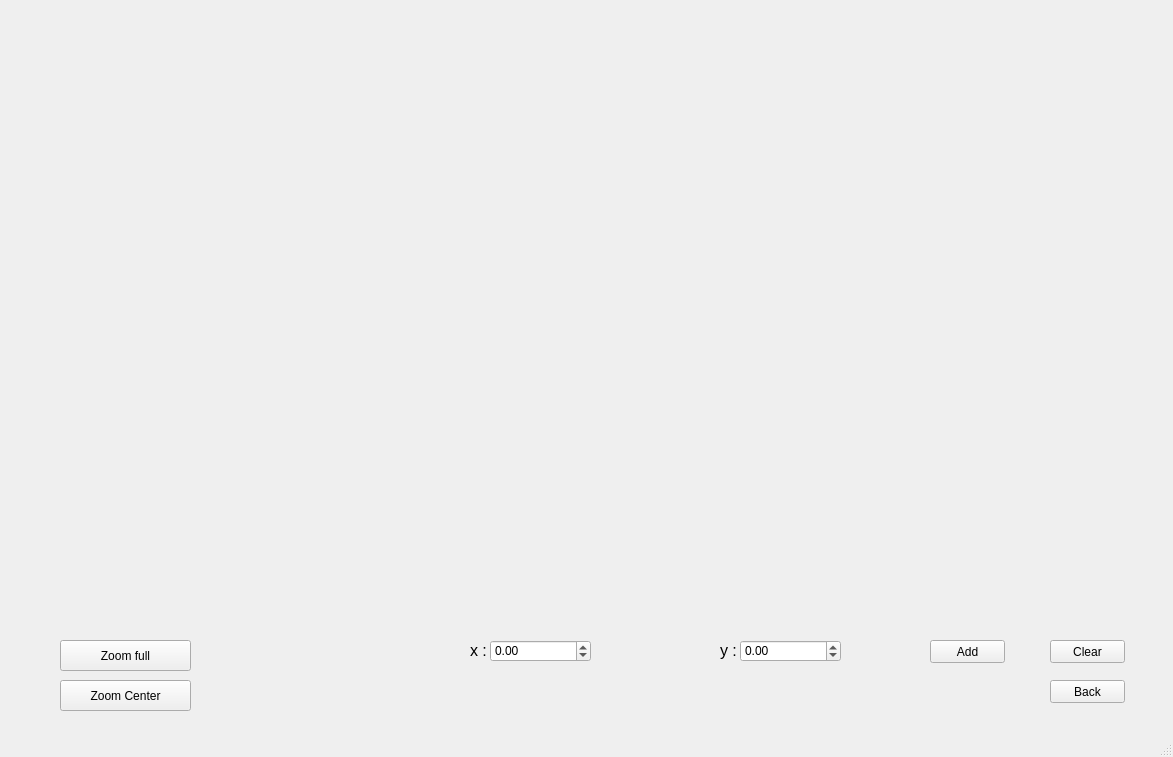
<?xml version="1.0" encoding="UTF-8"?>
<ui version="4.0">
 <class>MainWindow</class>
 <widget class="QMainWindow" name="MainWindow">
  <property name="geometry">
   <rect>
    <x>0</x>
    <y>0</y>
    <width>1173</width>
    <height>757</height>
   </rect>
  </property>
  <property name="windowTitle">
   <string>MainWindow</string>
  </property>
  <widget class="QWidget" name="centralwidget">
   <widget class="QCustomPlot" name="plot" native="true">
    <property name="geometry">
     <rect>
      <x>10</x>
      <y>10</y>
      <width>1151</width>
      <height>611</height>
     </rect>
    </property>
   </widget>
   <widget class="QDoubleSpinBox" name="bx_x">
    <property name="geometry">
     <rect>
      <x>490</x>
      <y>640</y>
      <width>101</width>
      <height>22</height>
     </rect>
    </property>
    <property name="minimum">
     <double>-9999.000000000000000</double>
    </property>
    <property name="maximum">
     <double>9999.000000000000000</double>
    </property>
   </widget>
   <widget class="QDoubleSpinBox" name="bx_y">
    <property name="geometry">
     <rect>
      <x>740</x>
      <y>640</y>
      <width>101</width>
      <height>22</height>
     </rect>
    </property>
    <property name="minimum">
     <double>-9999.000000000000000</double>
    </property>
    <property name="maximum">
     <double>9999.000000000000000</double>
    </property>
   </widget>
   <widget class="QLabel" name="lbl_x">
    <property name="geometry">
     <rect>
      <x>470</x>
      <y>640</y>
      <width>20</width>
      <height>21</height>
     </rect>
    </property>
    <property name="font">
     <font>
      <pointsize>12</pointsize>
     </font>
    </property>
    <property name="text">
     <string>x :</string>
    </property>
   </widget>
   <widget class="QLabel" name="llbl_y">
    <property name="geometry">
     <rect>
      <x>720</x>
      <y>640</y>
      <width>21</width>
      <height>21</height>
     </rect>
    </property>
    <property name="font">
     <font>
      <pointsize>12</pointsize>
     </font>
    </property>
    <property name="text">
     <string>y :</string>
    </property>
   </widget>
   <widget class="QPushButton" name="btn_add">
    <property name="geometry">
     <rect>
      <x>930</x>
      <y>640</y>
      <width>75</width>
      <height>23</height>
     </rect>
    </property>
    <property name="text">
     <string>Add</string>
    </property>
   </widget>
   <widget class="QPushButton" name="btn_clear">
    <property name="geometry">
     <rect>
      <x>1050</x>
      <y>640</y>
      <width>75</width>
      <height>23</height>
     </rect>
    </property>
    <property name="text">
     <string>Clear</string>
    </property>
   </widget>
   <widget class="QPushButton" name="btn_zoomFull">
    <property name="geometry">
     <rect>
      <x>60</x>
      <y>640</y>
      <width>131</width>
      <height>31</height>
     </rect>
    </property>
    <property name="text">
     <string>Zoom full</string>
    </property>
   </widget>
   <widget class="QPushButton" name="btn_back">
    <property name="geometry">
     <rect>
      <x>1050</x>
      <y>680</y>
      <width>75</width>
      <height>23</height>
     </rect>
    </property>
    <property name="text">
     <string>Back</string>
    </property>
   </widget>
   <widget class="QPushButton" name="btn_zoomCenter">
    <property name="geometry">
     <rect>
      <x>60</x>
      <y>680</y>
      <width>131</width>
      <height>31</height>
     </rect>
    </property>
    <property name="text">
     <string>Zoom Center</string>
    </property>
   </widget>
  </widget>
  <widget class="QMenuBar" name="menubar">
   <property name="geometry">
    <rect>
     <x>0</x>
     <y>0</y>
     <width>1173</width>
     <height>21</height>
    </rect>
   </property>
  </widget>
  <widget class="QStatusBar" name="statusbar"/>
 </widget>
 <customwidgets>
  <customwidget>
   <class>QCustomPlot</class>
   <extends>QWidget</extends>
   <header>qcustomplot.h</header>
   <container>1</container>
  </customwidget>
 </customwidgets>
 <resources/>
 <connections/>
</ui>
